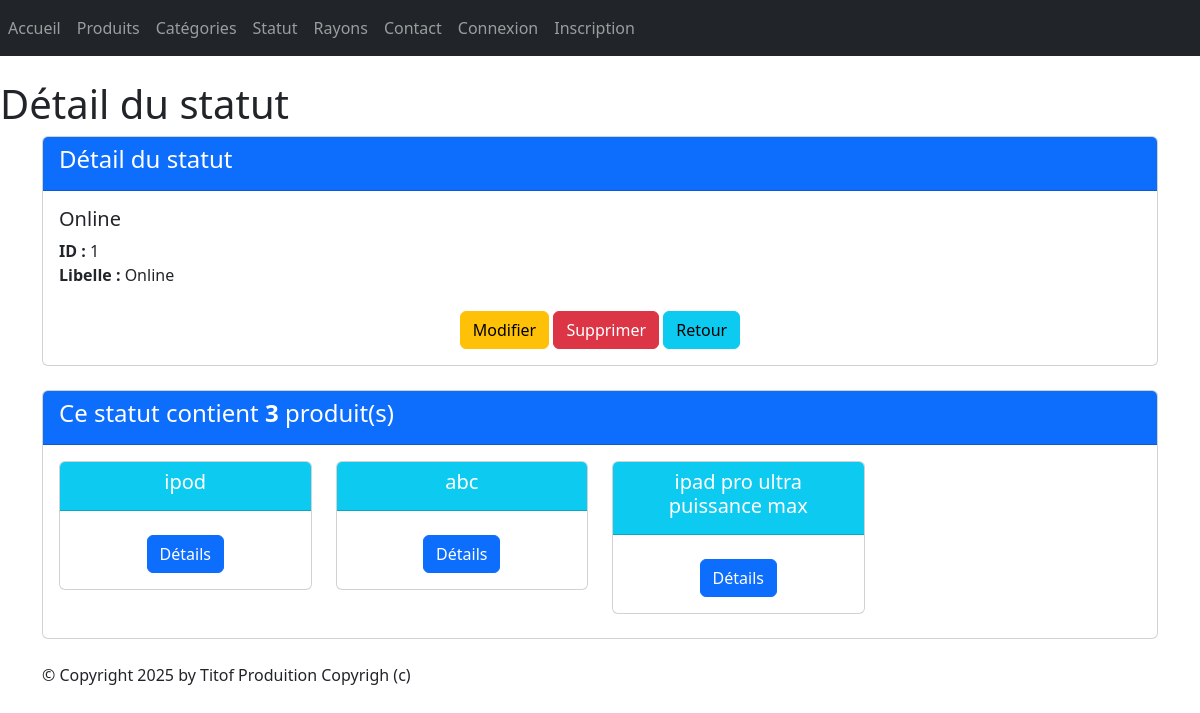
/monApp/statut/1/, run on an earlier commit of the app's database.
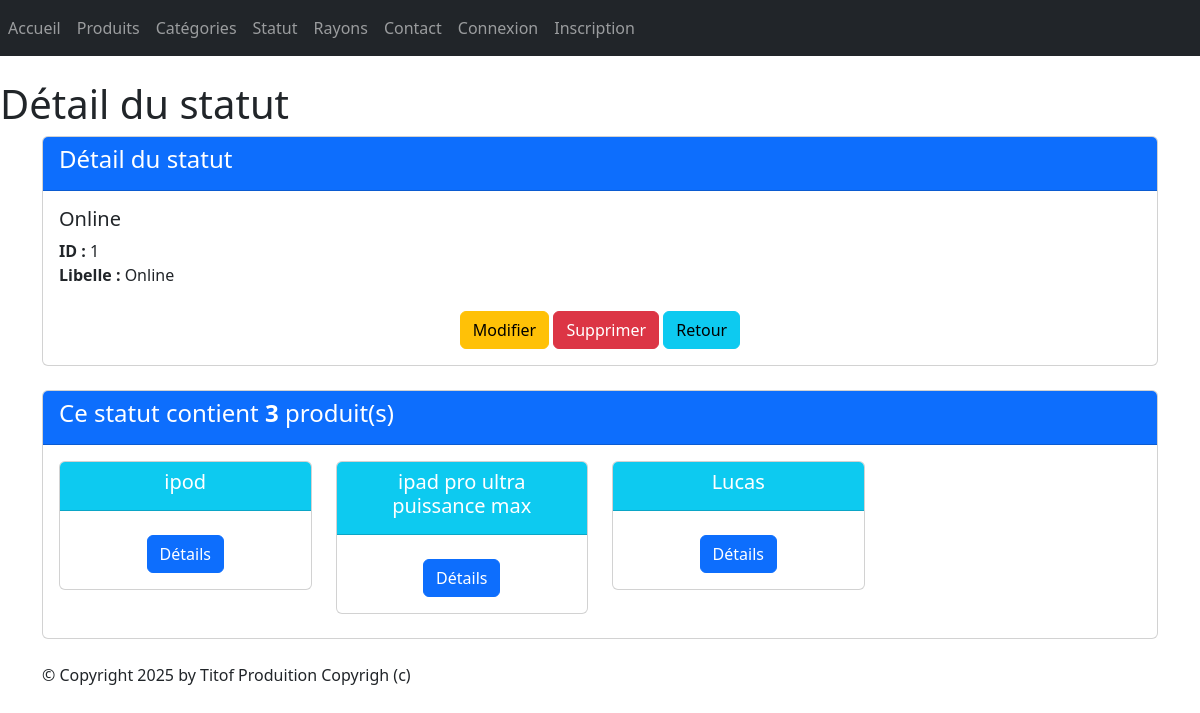
And on a later commit of the database.
### monApp/models.py (models this page shows, shortened)
class Produit(models.Model):
    refProd = models.AutoField(primary_key=True)
    intituleProd = models.CharField(max_length=200)
    prixUnitaireProd = models.DecimalField(max_digits=10, decimal_places=2)
    dateFabr = models.DateField(default=date.today())
    categorie = models.ForeignKey(Categorie, on_delete=models.CASCADE, related_name="produits",null=True, blank=True)
    statut = models.ForeignKey(Statut, on_delete=models.CASCADE, related_name="produitS",null=True, blank=True)

### monApp/views.py (the view)
# urls.py: path("statut/<pk>/", views.StatutDetailView.as_view(), name="dtl_sttt"),
class StatutDetailView(DetailView):
    model = Statut
    template_name = "monApp/detail_statut.html"
    context_object_name = "sttt"
    def get_queryset(self):
        return Statut.objects.annotate(nb_produits=Count('produitS'))
    def get_context_data(self, **kwargs):
        context = super(StatutDetailView, self).get_context_data(**kwargs)
        context['titremenu'] = "Détail du statut"
        context['prdts'] = self.object.produitS.all()
        return context

### monApp/templates/monApp/detail_statut.html
{% extends 'monApp/base.html' %}
{% block menu %}
    <h1>{{titremenu}}</h1>
{% endblock %}
{% block contenu %}
    <div class="card mb-4">
        <div class="card-header bg-primary text-white">
            <h4>Détail du statut</h4>
        </div>
        <div class="card-body">
            <h5 class="card-title">{{ sttt.libelle }}</h5>
            <ul class="list-unstyled">
            <li><strong>ID :</strong> {{ sttt.idStatut }}</li>
            <li><strong>Libelle :</strong> {{ sttt.libelle }}</li>
            </ul>
            <div class="car-footer text-center">
                <a href="{% url 'sttt-chng' sttt.idStatut %}" class="btn btn-warning mt-2">Modifier</a>
                <a href="{% url 'dlt-sttt' sttt.idStatut %}" class="btn btn-danger mt-2">Supprimer</a>
                <a href="{% url 'lst_sttts' %}" class="btn btn-info mt-2">Retour</a>
            </div>
        </div>
    </div>
    <div class="card mb-4">
        <div class="card-header bg-primary text-white">
            <h4>Ce statut contient <strong>{{ sttt.nb_produits }}</strong> produit(s)</h4>
        </div>
        <div class="card-body">
            <div class="row">
            {% if prdts %}
            {% for prdt in prdts %}
            <div class="col-sm-3">
                <div class="card mb-2 text-center">
                    <div class="card-header bg-info text-white">
                        <h5 class="card-title">{{ prdt.intituleProd }}</h5>
                    </div>
                    <div class="card-body">
                        <a href="{% url 'dtl_prdt' prdt.refProd %}" class="btn btn-primary mt-2">Détails</a>
                    </div>
                </div>
            </div>
            {% endfor %}
            {% else %}
            <p class="text-muted">Aucun produit trouvé pour cette catégorie.</p>
            {% endif %}
            </div>
        </div>
    </div>
{% endblock %}

What changed in the data, as far as the page shows it:
removed Produit: intituleProd "abc"
added Produit: intituleProd "Lucas"
